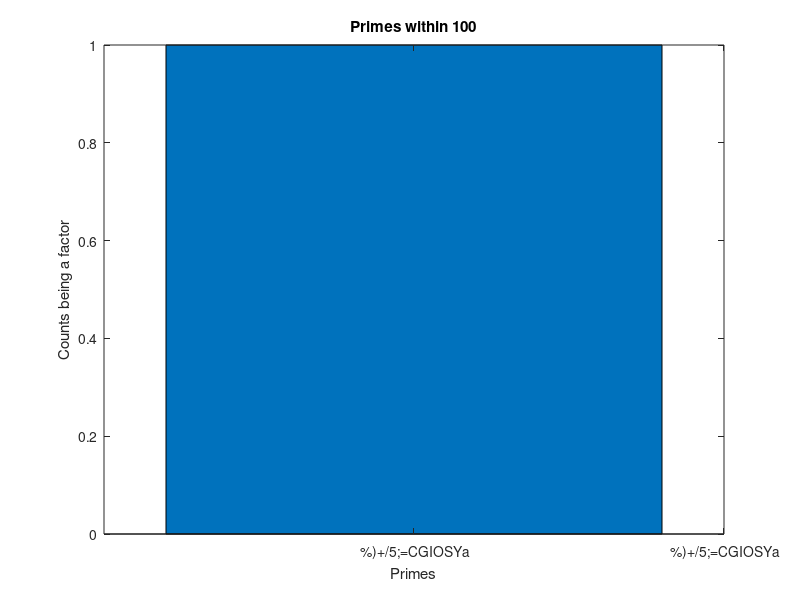

Here is the MATLAB script that generated this plot:
% Weiyi Deng 401716
c = 1:100;
i=1;
for x = 2:100
if isprime(x)==1
y = x*c;
count = sum(y<=100);
total_count(i)= count;         % the ith element of total_count is the current count
else
end
end
disp(total_count)
bar(total_count)
num_prime = sum(isprime(2:100));
set(gca,'XTick',1:num_prime)
set(gca, 'xticklabel', {primes(100)})
title('Primes within 100')
xlabel('Primes')
ylabel('Counts being a factor')


        